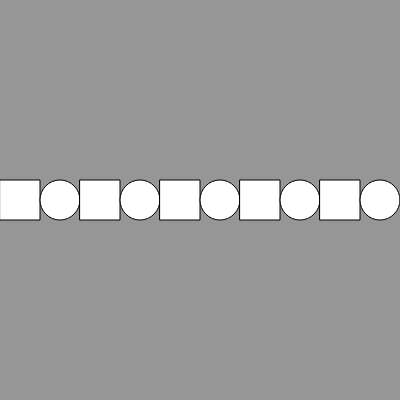
Frame 1 (no input)
Frame 60 (no input): identical to frame 1, image omitted
Frame 120 (the mouse pressed at the canvas centre since frame 60): identical to frame 1, image omitted

The p5.js sketch that drew this single still picture (run headless with seeded random() and noise() and a simulated clock; from frame 60 on, the mouse is pressed at the canvas centre):

// p5.js sketch
// ── sketch.js
function setup() {
    createCanvas(400, 400);
    background(150);

    let numberOfCircles = 10;
    let circleSize = width/numberOfCircles;

    let rectSize = width/numberOfCircles;

    for(let counter = 0; counter < numberOfCircles; counter++) {
        fill("white");
        
        if(counter % 2 === 0) {
            rectMode(CENTER);
            rect(rectSize/2 + counter * rectSize, height/2, rectSize);
        } else {
            circle(circleSize/2 + counter * circleSize, height/2, circleSize);  
        }
    }

}

function draw() {
    
}
